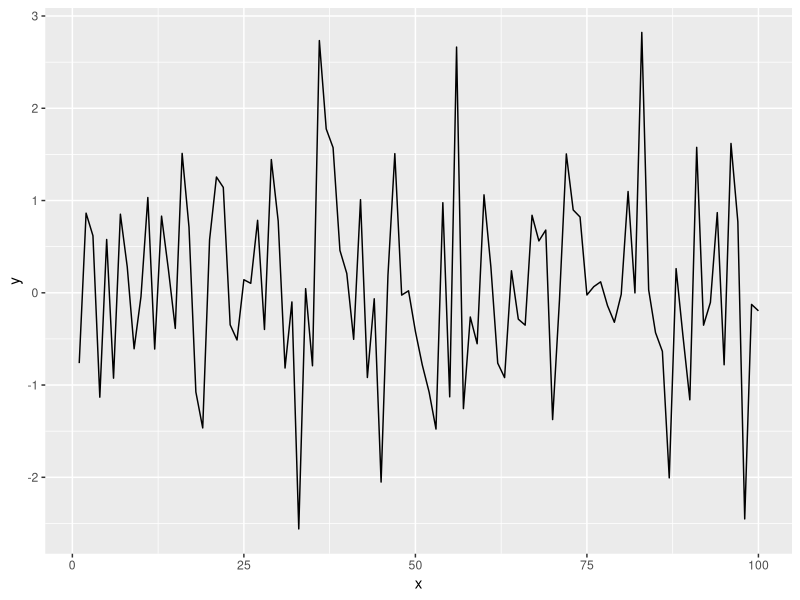

Recreate this plot in R.
## ---- chunk 1
library(ggplot2)
x = seq(1:100)
y = rnorm(100)
dat = data.frame(x, y)
ggplot(dat, aes(x = x, y = y)) +
geom_line()
